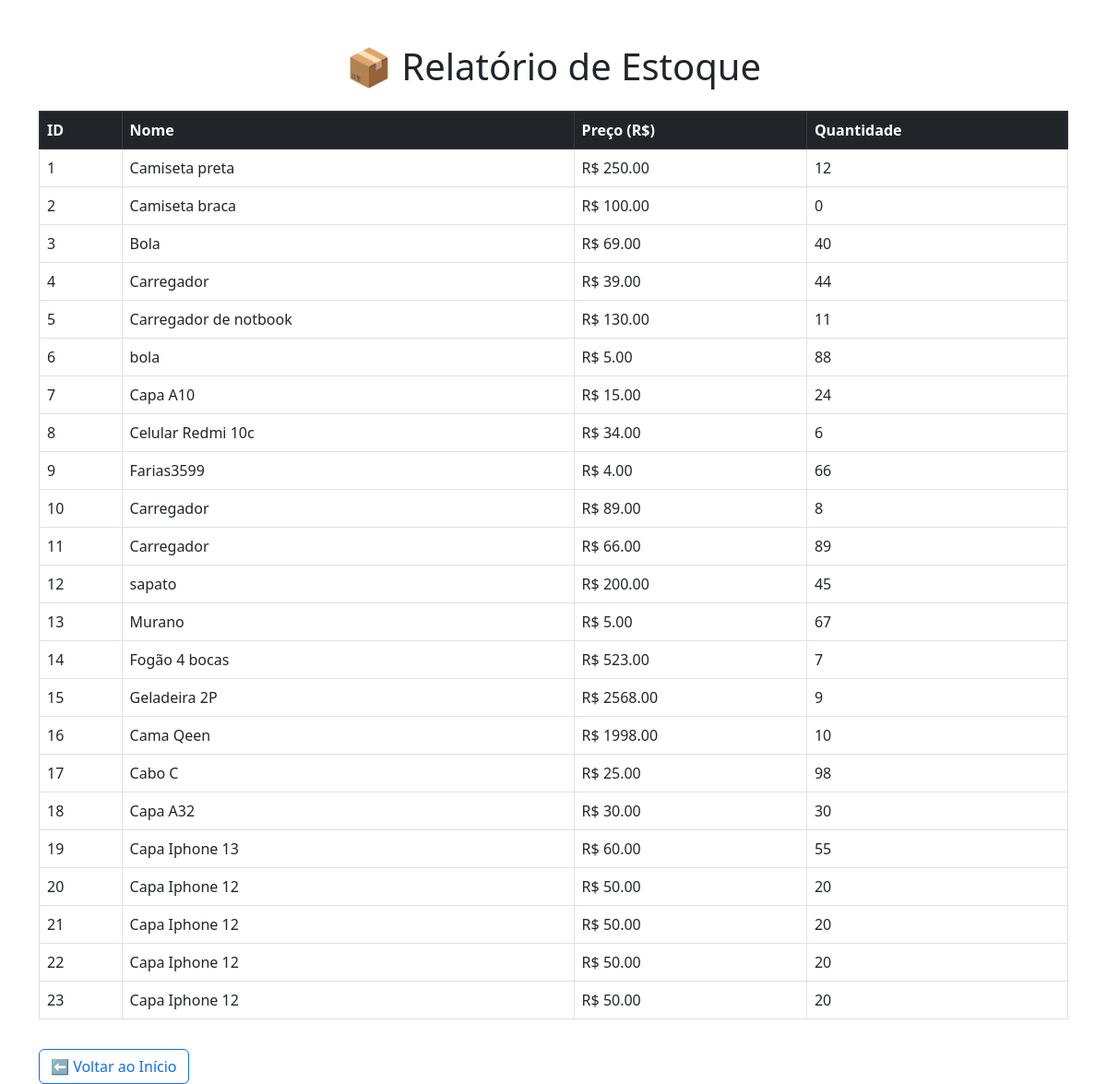
Page /relatorio/estoque on the earlier database version.
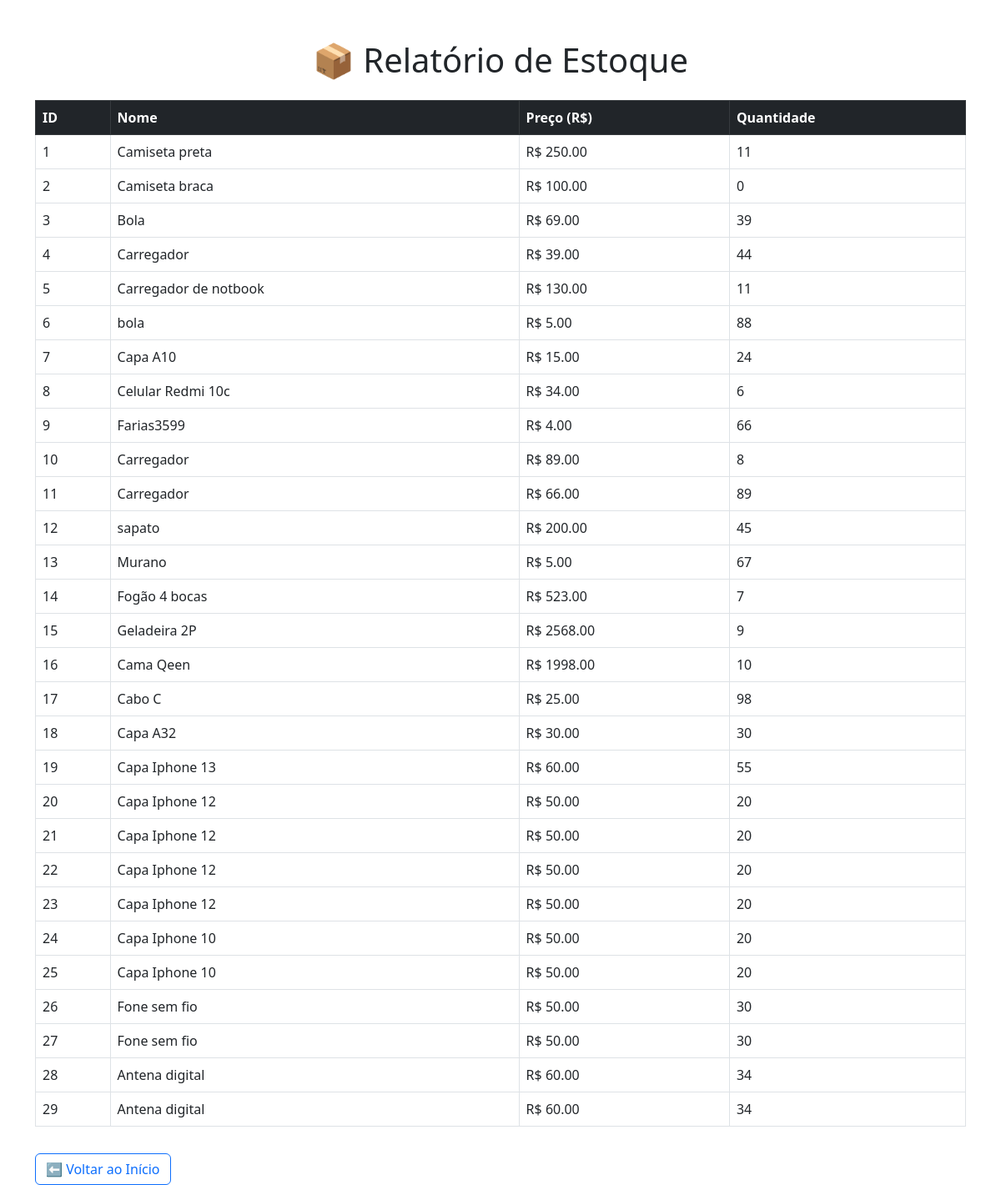
Same page on the later database version.
### main.py (models this page shows)
class Produto(db.Model):
    id = db.Column(db.Integer, primary_key=True)
    nome = db.Column(db.String(100), nullable=False)
    preco = db.Column(db.Float, nullable=False)
    quantidade = db.Column(db.Integer, nullable=False)

### main.py (the view)
@app.route('/relatorio/estoque')
def relatorio_estoque():
    produtos = Produto.query.all()
    return render_template('relatorio_estoque.html', produtos=produtos)

### templates/relatorio_estoque.html (shortened to what this page needs)
<!DOCTYPE html>
<html lang="pt-BR">
<head>
  <link href="https://cdn.jsdelivr.net/npm/bootstrap@5.3.0/dist/css/bootstrap.min.css" rel="stylesheet">
</head>
<body class="bg-white">
  <div class="container mt-5">
    <h1 class="text-center mb-4">📦 Relatório de Estoque</h1>
    {% if produtos %}
      <table class="table table-bordered table-hover">
        <thead class="table-dark">
          <tr>
            <th>ID</th>
            <th>Nome</th>
            <th>Preço (R$)</th>
            <th>Quantidade</th>
          </tr>
        </thead>
        <tbody>
          {% for produto in produtos %}
          <tr>
            <td>{{ produto.id }}</td>
            <td>{{ produto.nome }}</td>
            <td>R$ {{ "%.2f"|format(produto.preco) }}</td>
            <td>{{ produto.quantidade }}</td>
          </tr>
          {% endfor %}
        </tbody>
      </table>
    {% else %}
      <div class="alert alert-warning">Nenhum produto encontrado no estoque.</div>
    {% endif %}
    <a href="/" class="btn btn-outline-primary mt-3">⬅️ Voltar ao Início</a>
  </div>
</body>
</html>

Differences in the rows shown:
changed Produto "Camiseta preta": quantidade "12" → "11"
changed Produto "Bola": quantidade "40" → "39"
added Produto: id "24", nome "Capa Iphone 10", preco "50.00", quantidade "20"
added Produto: id "25", nome "Capa Iphone 10", preco "50.00", quantidade "20"
added Produto: id "26", nome "Fone sem fio", preco "50.00", quantidade "30"
added Produto: id "27", nome "Fone sem fio", preco "50.00", quantidade "30"
added Produto: id "28", nome "Antena digital", preco "60.00", quantidade "34"
added Produto: id "29", nome "Antena digital", preco "60.00", quantidade "34"
